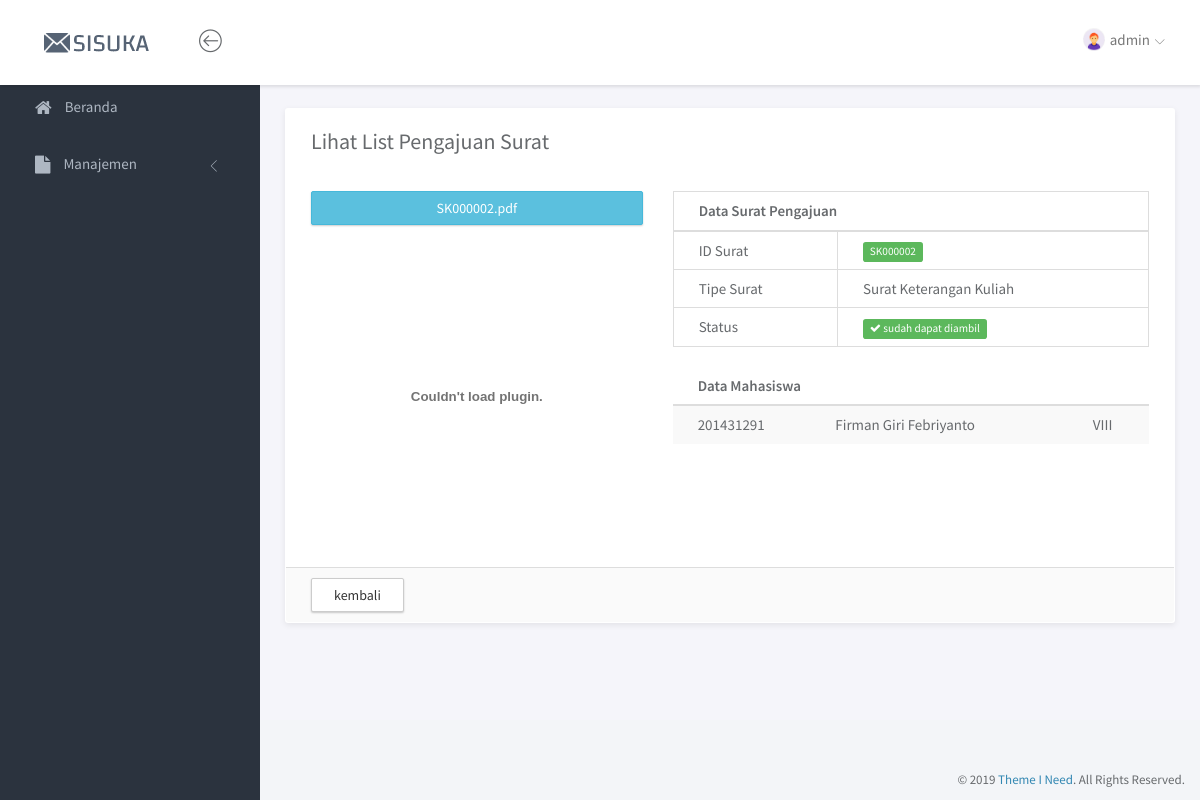
Page /index.php?page=listsuratlihat&id=SK000002 (signed in) on the earlier database version.
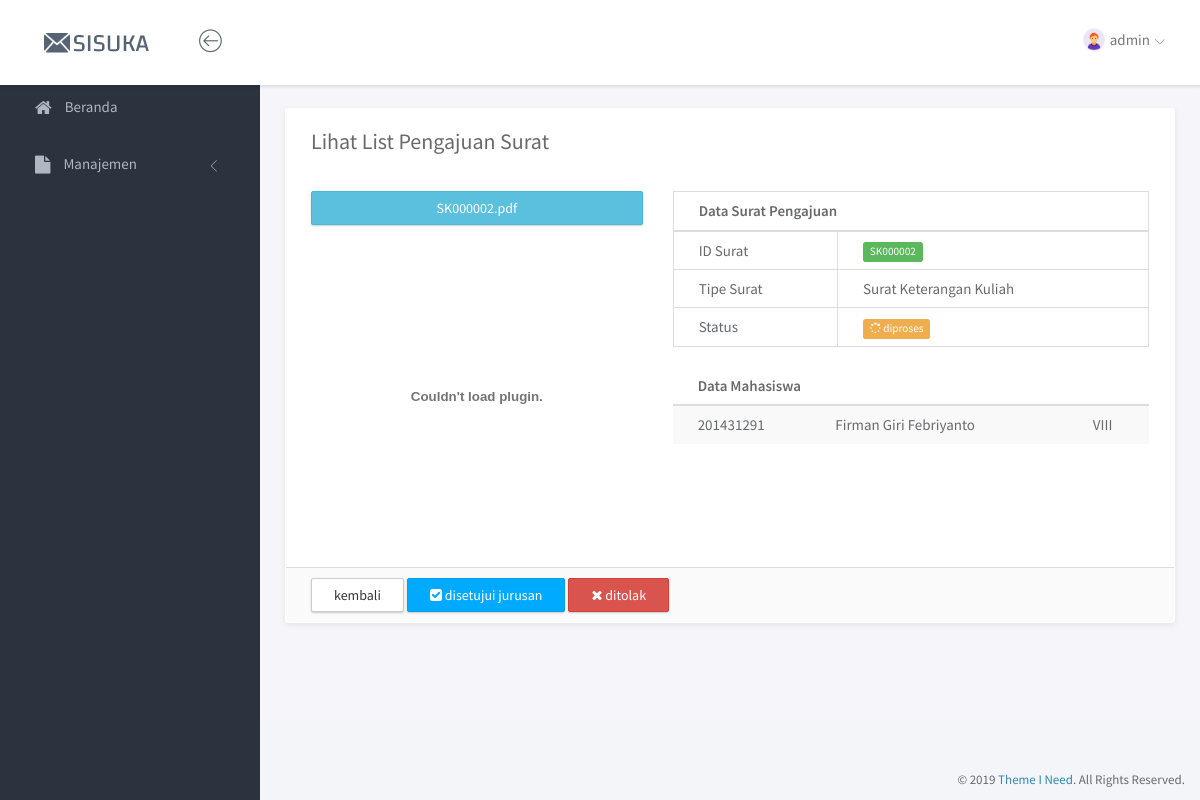
Same page on the later database version.
### page/listsurat/listsuratlihat.php (the view, shortened to what the changed rows need)
<?php
    $g = mysqli_query($conn, "SELECT * FROM tbl_suratkonfirmasi
                            JOIN tbl_kategorisurat ON tbl_suratkonfirmasi.id_kategori=tbl_kategorisurat.id_kategori
                            WHERE tbl_suratkonfirmasi.id_suratkonfirmasi='$_GET[id]'");
    $data = mysqli_fetch_array($g);
?>
<div class="panel panel-headline">
    <div class="panel-body">
        <div class="row">
            <div class="col-md-7">
                <table class="table table-bordered">
                    <thead>
                        <tr>
                            <th colspan="2">Data Surat Pengajuan</th>
                        </tr>
                    </thead>
                    <tbody>
                        <tr>
                            <td><?= getStatus($data['id_kategori'],$data['status_surat']) ?></td>
                        </tr>
                    </tbody>
                </table>
                <table class="table table-striped">
                    <thead>
                        <tr>
                            <th colspan="3">Data Mahasiswa</th>
                        </tr>
                    </thead>
                </table>
            </div>
        </div>
    </div>
    <div class="panel-footer">
        <a href="?page=listsurat" class="btn btn-default">kembali</a>
        <?php
        if ($data['id_kategori'] == 'KSURAT002'){
            if($data['status_surat'] == 2){ ?>
        <a href="?page=listsuratacc&id=<?= $data['id_suratkonfirmasi'] ?>" class="btn btn-primary"><i class="fa fa-check-square"></i> disetujui jurusan</a>
        <a href="?page=listsurattolak&id=<?= $data['id_suratkonfirmasi'] ?>" class="btn btn-danger"><i class="fa fa-remove"></i> ditolak</a>
        <?php } ?>
        <?php if($data['status_surat'] == 1){ ?>
        <a href="?page=listsurataccperusahaan&id=<?= $data['id_suratkonfirmasi'] ?>" class="btn btn-primary"><i class="fa fa-check-square"></i> disetujui perusahaan</a>
        <a href="?page=listsurattolak&id=<?= $data['id_suratkonfirmasi'] ?>" class="btn btn-danger"><i class="fa fa-remove"></i> ditolak</a>
        <?php }} else {
            if($data['status_surat'] == 2){ ?>
             <a href="?page=listsuratacc&id=<?= $data['id_suratkonfirmasi'] ?>" class="btn btn-primary"><i class="fa fa-check-square"></i> disetujui jurusan</a>
             <a href="?page=listsurattolak&id=<?= $data['id_suratkonfirmasi'] ?>" class="btn btn-danger"><i class="fa fa-remove"></i> ditolak</a>
        <?php }} ?>
    </div>
</div>

### service.php (shortened to what the changed rows need)
<?php
function getStatus($id,$params){
    if ($id == 'KSURAT002'){
        switch ($params) {
            case 1:
                $nil = '<span class="label label-info"><i class="fa fa-check"></i> telah di acc jurusan</span>';
                break;
            case 2:
                $nil = '<span class="label label-warning"><i class="fa fa-spinner fa-pulse"></i> diproses</span>';
                break;
            case 3:
                $nil = '<span class="label label-primary"><i class="fa fa-check"></i> sudah di acc perusahaan</span><br>'.
                        '<span class="label label-success"><i class="fa fa-check"></i> sudah dapat diambil</span>';
            break;
            default:
                $nil = '<span class="label label-danger"><i class="fa fa-remove"></i> ditolak</span>';
                break;
        }
    } else {
        switch ($params) {
            case 1:
                $nil = '<span class="label label-success"><i class="fa fa-check"></i> sudah dapat diambil</span>';
                break;
            case 2:
                $nil = '<span class="label label-warning"><i class="fa fa-spinner fa-pulse"></i> diproses</span>';
                break;
        }
    }
    return $nil;
}
?>

Differences in the rows shown:
changed tbl_suratkonfirmasi "SK000002.pdf": status_surat 1 → 2 (drawn)
Other differences:
text no longer shown: "sudah dapat diambil"
text now shown: "diproses disetujui jurusan ditolak"
